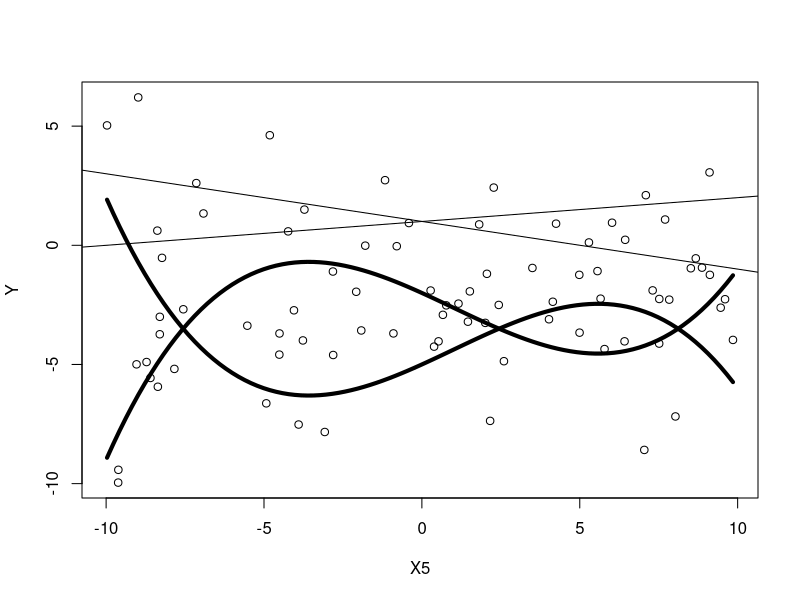

This chart was generated by the following R code:
set.seed(151)

n <- 80

X5 <- runif(n, -10, 10)
X2 <- sample(c('blue pill', 'red pill'), n, replace=TRUE)
X9 <- sample(c(0, 1), n, replace=TRUE)

X3 <- sample(c('one fish', 'two fish', 'red fish', 'blue fish'), n, replace=TRUE)

X6 <- sample(c('steak', 'chicken', 'mystery meat'), n, replace=TRUE)

X8 <- runif(n, -10, 10)

red <- ifelse(X2 == 'red pill', 1, 0)

beta0 <- -5
beta1 <- .6
beta2 <- .03
beta3 <- -.01

beta4 <- 3
beta5 <- -1.2
beta6 <- -.06
beta7 <- .02

beta8 <- 1
beta9 <- .1
beta10 <- 0
beta11 <- 0

beta12 <- 0
beta13 <- -.3
beta14 <- 0
beta15 <- 0

sigma <- 2.9

Y <- 
     beta0 + beta1*X5 + beta2*X5^2 + beta3*X5^3 +
     beta4*red + beta5*X5*red + beta6*X5^2*red + beta7*X5^3*red +
     beta8 + beta9*X5 +
     beta12*X9 + beta13*X9*X5 +
  rnorm(n, 0, sigma)

myData <- data.frame(
            Y = Y
            ,
            X1 = rbeta(n,5,2)
            ,
            X2 = X2
            ,
            X3 = X3
            ,
            X4 = rf(n, 2, 5)
            ,
            X5 = X5
            ,
            X6 = X6
            ,
            X7 = sample(c('right','left'), n, replace=TRUE)
            ,
            X8 = runif(n, -20, 5)
            ,
            X9 = X9
            ,
            X10 = rbinom(n, 30, .5)
          )

plot(Y ~ X5, data = myData)

# pairs(myData)

mylm <- lm(Y ~ X5 + X2 + X5:X2 + X5:X9 + I(X5^2) + I(X5^3) + I(X5^2):X2 + I(X5^3):X2, data = myData)

summary(mylm)

b <- coef(mylm)

curve(beta0 + beta1*x + beta2*x^2 + beta3*x^3, add=TRUE, col=palette()[1], lwd=4)
curve((beta0 + beta4) + (beta1 + beta5)*x + (beta2 + beta6)*x^2 + (beta3 + beta7)*x^3, add=TRUE, col=palette()[1], lwd=4)
abline(beta8, beta9)
abline((beta8 + beta12), (beta9 + beta13))

# lm1 <- lm(Y ~ X4, data = myData)
# 
# lm(formula = Y ~ X1, data = myData)
# 
# palette(c("skyblue","orange"))
# pairs(cbind(R=lm1$res, fit=lm1$fit, myData), pch=16, cex=1, panel=panel.smooth, col.smooth="skyblue4", col=factor(myData$X1))
